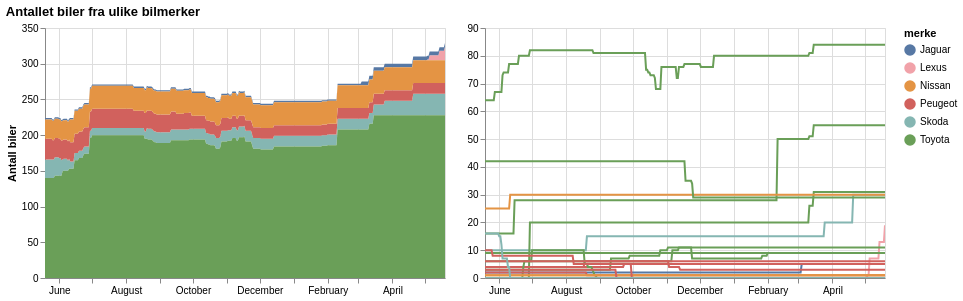

Source (Vega-Lite JSON):
### Vega-Lite specification from a JSON file in a GitHub repository (floating-point values rounded to 4 significant figures; data arrays with more than 128 entries replaced by an {"elided": "..."} marker saying what was removed)
{"config": {"view": {"continuousWidth": 400, "continuousHeight": 300}}, "hconcat": [{"mark": "area", "encoding": {"color": {"type": "nominal", "field": "merke", "scale": {"domain": ["Jaguar", "Lexus", "Nissan", "Peugeot", "Skoda", "Toyota"], "range": ["#5778a4", "#f1a2a9", "#e49444", "#d1615d", "#85b6b2", "#6a9f58"]}}, "tooltip": {"type": "nominal", "field": "merke"}, "x": {"type": "temporal", "axis": {"title": null}, "field": "index"}, "y": {"type": "quantitative", "aggregate": "sum", "axis": {"title": "Antall biler"}, "field": "antall"}}, "height": 250, "selection": {"selector001": {"type": "single", "on": "click", "fields": ["merke"]}}}, {"mark": "line", "encoding": {"color": {"type": "nominal", "field": "merke", "scale": {"domain": ["Jaguar", "Lexus", "Nissan", "Peugeot", "Skoda", "Toyota"], "range": ["#5778a4", "#f1a2a9", "#e49444", "#d1615d", "#85b6b2", "#6a9f58"]}}, "detail": {"type": "nominal", "field": "name"}, "tooltip": [{"type": "nominal", "field": "name"}, {"type": "nominal", "field": "category"}], "x": {"type": "temporal", "axis": {"title": null}, "field": "index"}, "y": {"type": "quantitative", "axis": {"title": null}, "field": "antall"}}, "height": 250, "selection": {"selector002": {"type": "interval", "bind": "scales", "encodings": ["x", "y"]}}, "transform": [{"filter": {"selection": "selector001"}}]}], "data": {"name": "data-6b1ae9817a576b74fda3a1d5f42be3fe"}, "title": "Antallet biler fra ulike bilmerker", "$schema": "https://vega.github.io/schema/vega-lite/v4.8.1.json", "datasets": {"data-6b1ae9817a576b74fda3a1d5f42be3fe": {"elided": "8784 records"}}}
